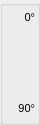
      <widget class="QGroupBox" name="groupBox_15">
       <property name="geometry">
        <rect>
         <x>650</x>
         <y>180</y>
         <width>40</width>
         <height>125</height>
        </rect>
       </property>
       <property name="font">
        <font>
         <pointsize>8</pointsize>
         <weight>75</weight>
         <bold>true</bold>
        </font>
       </property>
       <property name="title">
        <string/>
       </property>
       <widget class="caPolyLine" name="caPolyLine_59">
        <property name="geometry">
         <rect>
          <x>0</x>
          <y>25</y>
          <width>40</width>
          <height>40</height>
         </rect>
        </property>
        <property name="foreground">
         <color>
          <red>0</red>
          <green>0</green>
          <blue>0</blue>
         </color>
        </property>
        <property name="linestyle" stdset="0">
         <enum>caPolyLine::Solid</enum>
        </property>
        <property name="lineSize">
         <number>2</number>
        </property>
        <property name="lineColor">
         <color>
          <red>0</red>
          <green>0</green>
          <blue>0</blue>
         </color>
        </property>
        <property name="xyPairs" stdset="0">
         <string>0,40;39,0</string>
        </property>
        <property name="fillstyle" stdset="0">
         <enum>caPolyLine::Filled</enum>
        </property>
       </widget>
       <widget class="caPolyLine" name="caPolyLine_60">
        <property name="geometry">
         <rect>
          <x>0</x>
          <y>65</y>
          <width>40</width>
          <height>40</height>
         </rect>
        </property>
        <property name="foreground">
         <color>
          <red>0</red>
          <green>0</green>
          <blue>0</blue>
         </color>
        </property>
        <property name="linestyle" stdset="0">
         <enum>caPolyLine::Solid</enum>
        </property>
        <property name="lineSize">
         <number>2</number>
        </property>
        <property name="lineColor">
         <color>
          <red>0</red>
          <green>0</green>
          <blue>0</blue>
         </color>
        </property>
        <property name="xyPairs" stdset="0">
         <string>0,0;39,40</string>
        </property>
        <property name="fillstyle" stdset="0">
         <enum>caPolyLine::Filled</enum>
        </property>
       </widget>
       <widget class="QLabel" name="label_50">
        <property name="geometry">
         <rect>
          <x>5</x>
          <y>10</y>
          <width>30</width>
          <height>15</height>
         </rect>
        </property>
        <property name="sizePolicy">
         <sizepolicy hsizetype="Preferred" vsizetype="Fixed">
          <horstretch>0</horstretch>
          <verstretch>0</verstretch>
         </sizepolicy>
        </property>
        <property name="minimumSize">
         <size>
          <width>20</width>
          <height>15</height>
         </size>
        </property>
        <property name="font">
         <font>
          <weight>50</weight>
          <bold>false</bold>
         </font>
        </property>
        <property name="text">
         <string>0°</string>
        </property>
        <property name="alignment">
         <set>Qt::AlignRight|Qt::AlignTrailing|Qt::AlignVCenter</set>
        </property>
       </widget>
       <widget class="QLabel" name="label_51">
        <property name="geometry">
         <rect>
          <x>5</x>
          <y>100</y>
          <width>30</width>
          <height>16</height>
         </rect>
        </property>
        <property name="sizePolicy">
         <sizepolicy hsizetype="Preferred" vsizetype="Fixed">
          <horstretch>0</horstretch>
          <verstretch>0</verstretch>
         </sizepolicy>
        </property>
        <property name="minimumSize">
         <size>
          <width>20</width>
          <height>15</height>
         </size>
        </property>
        <property name="font">
         <font>
          <weight>50</weight>
          <bold>false</bold>
         </font>
        </property>
        <property name="text">
         <string>90°</string>
        </property>
        <property name="alignment">
         <set>Qt::AlignRight|Qt::AlignTrailing|Qt::AlignVCenter</set>
        </property>
       </widget>
      </widget>
